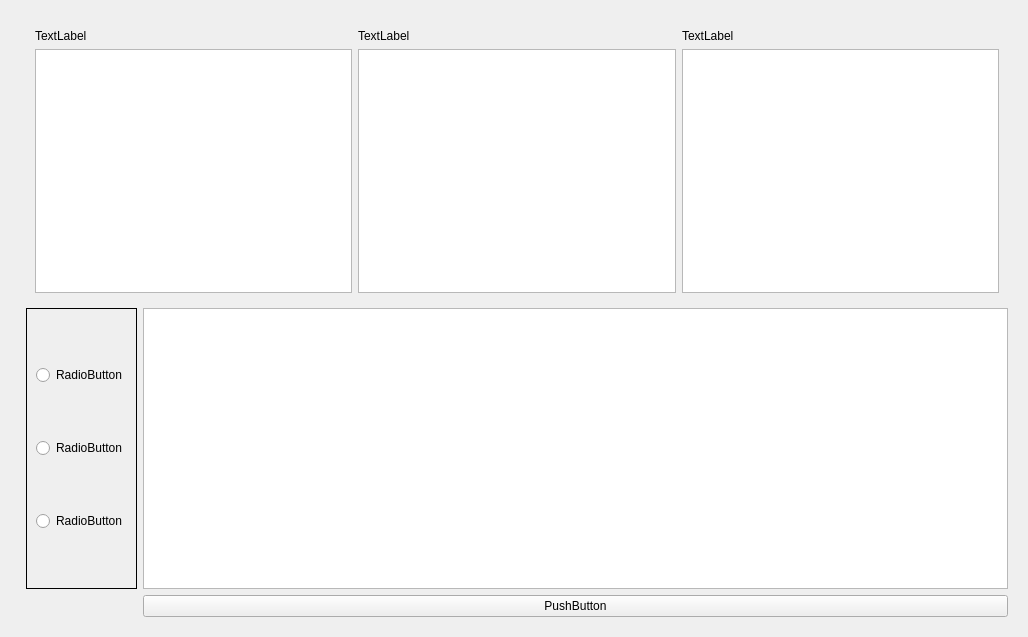
<?xml version="1.0" encoding="UTF-8"?>
<ui version="4.0">
 <class>Advancced</class>
 <widget class="QWidget" name="Advancced">
  <property name="geometry">
   <rect>
    <x>0</x>
    <y>0</y>
    <width>1028</width>
    <height>637</height>
   </rect>
  </property>
  <property name="sizePolicy">
   <sizepolicy hsizetype="Expanding" vsizetype="Expanding">
    <horstretch>0</horstretch>
    <verstretch>0</verstretch>
   </sizepolicy>
  </property>
  <property name="windowTitle">
   <string>Form</string>
  </property>
  <layout class="QFormLayout" name="formLayout">
   <item row="0" column="1">
    <widget class="QWidget" name="widget_2" native="true">
     <property name="sizePolicy">
      <sizepolicy hsizetype="Expanding" vsizetype="Expanding">
       <horstretch>0</horstretch>
       <verstretch>0</verstretch>
      </sizepolicy>
     </property>
     <layout class="QGridLayout" name="gridLayout_2">
      <item row="0" column="0" colspan="2">
       <widget class="QWidget" name="widget" native="true">
        <layout class="QGridLayout" name="gridLayout">
         <item row="1" column="2">
          <widget class="QTextBrowser" name="textBrowser_3"/>
         </item>
         <item row="0" column="0">
          <widget class="QLabel" name="label">
           <property name="text">
            <string>TextLabel</string>
           </property>
          </widget>
         </item>
         <item row="1" column="1">
          <widget class="QTextBrowser" name="textBrowser_2"/>
         </item>
         <item row="0" column="1">
          <widget class="QLabel" name="label_2">
           <property name="text">
            <string>TextLabel</string>
           </property>
          </widget>
         </item>
         <item row="0" column="2">
          <widget class="QLabel" name="label_3">
           <property name="text">
            <string>TextLabel</string>
           </property>
          </widget>
         </item>
         <item row="1" column="0">
          <widget class="QTextBrowser" name="textBrowser"/>
         </item>
        </layout>
       </widget>
      </item>
      <item row="2" column="0">
       <widget class="QFrame" name="frame_2">
        <property name="frameShape">
         <enum>QFrame::Box</enum>
        </property>
        <layout class="QVBoxLayout" name="verticalLayout">
         <item>
          <widget class="QRadioButton" name="radioButton">
           <property name="text">
            <string>RadioButton</string>
           </property>
          </widget>
         </item>
         <item>
          <widget class="QRadioButton" name="radioButton_2">
           <property name="text">
            <string>RadioButton</string>
           </property>
          </widget>
         </item>
         <item>
          <widget class="QRadioButton" name="radioButton_3">
           <property name="text">
            <string>RadioButton</string>
           </property>
          </widget>
         </item>
        </layout>
       </widget>
      </item>
      <item row="2" column="1">
       <widget class="QTextEdit" name="textEdit"/>
      </item>
      <item row="3" column="1">
       <widget class="QPushButton" name="pushButton">
        <property name="text">
         <string>PushButton</string>
        </property>
       </widget>
      </item>
     </layout>
    </widget>
   </item>
  </layout>
 </widget>
 <resources/>
 <connections/>
</ui>
